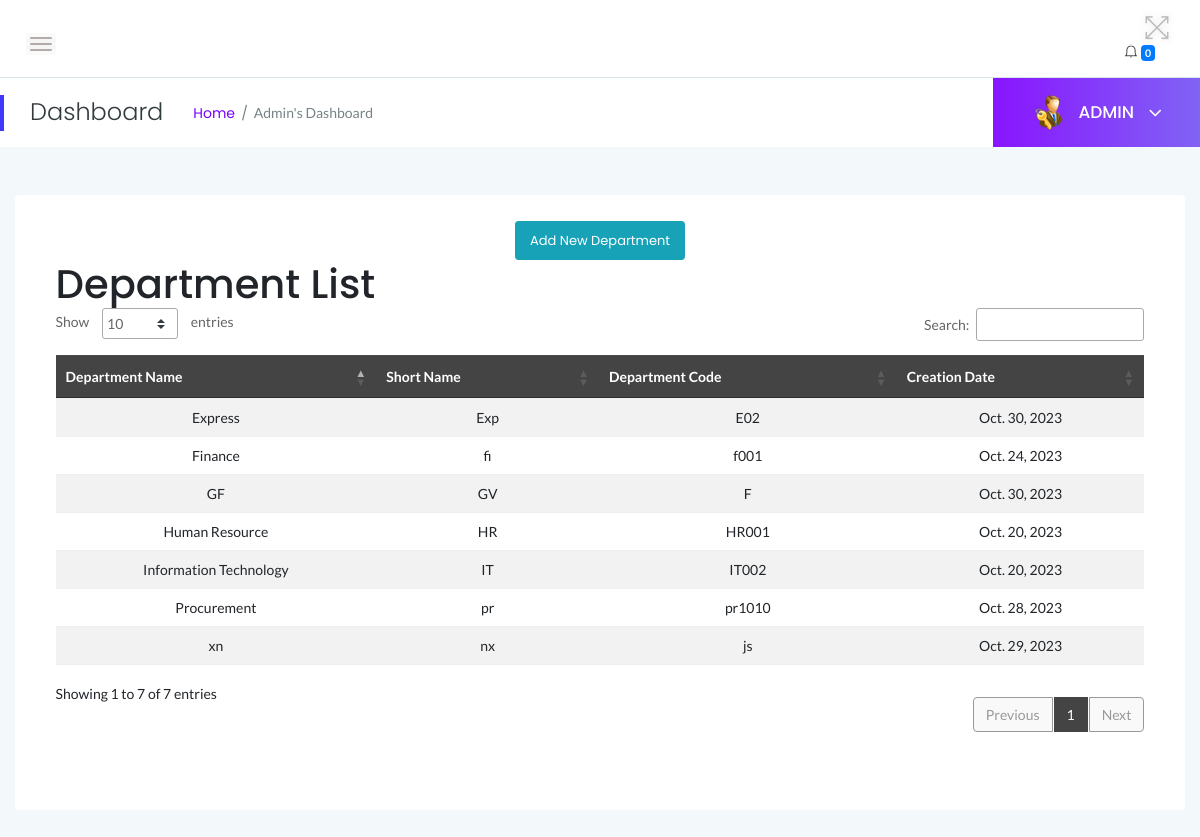
/myadmin/department (signed in), run on an earlier commit of the app's database.
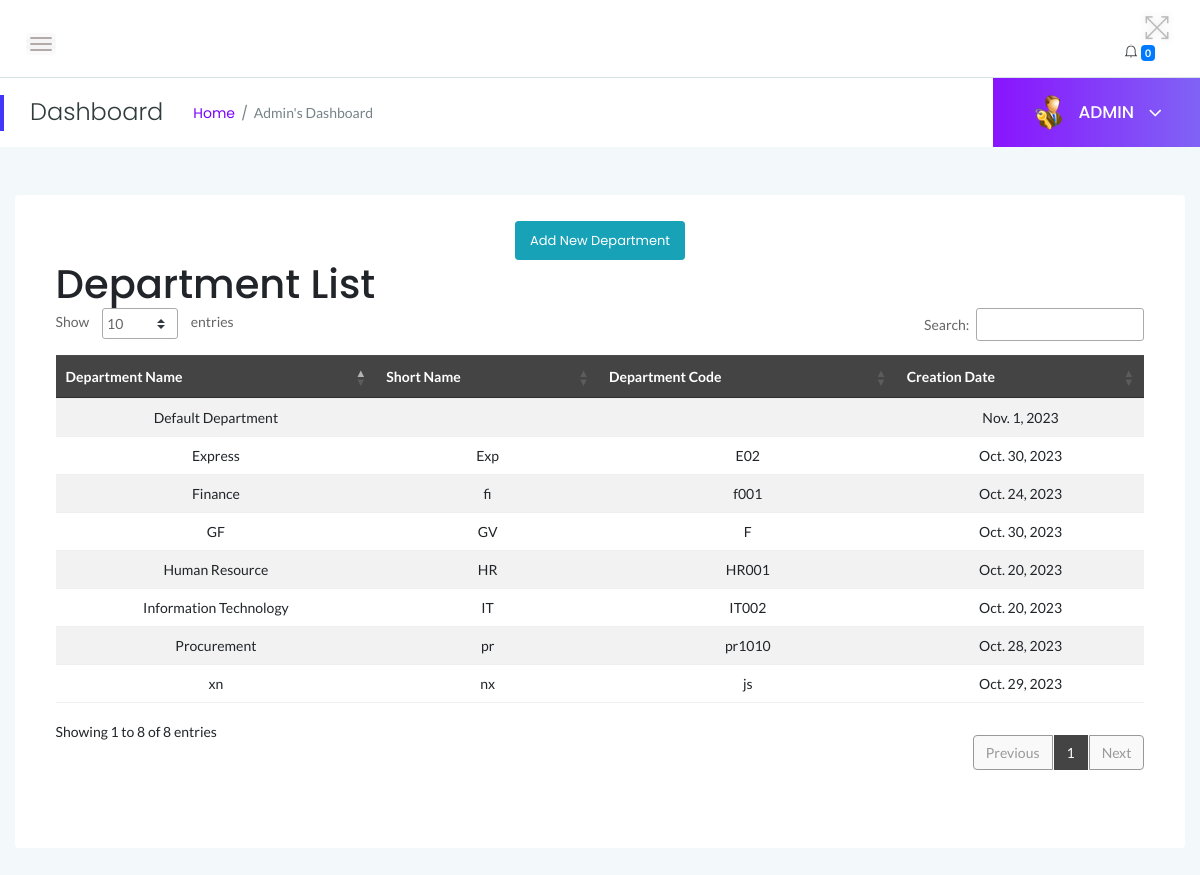
And on a later commit of the database.
### myadmin/models.py (models this page shows, shortened)
class Department(models.Model):
    department_name = models.CharField(max_length=255)
    department_shortname = models.CharField(max_length=50)
    department_code = models.CharField(max_length=10)
    CreationDate = models.DateField(auto_now_add=True)

### myadmin/views.py (the view, shortened to what this page needs)
# urls.py: path('department', views.department, name='department'),
@login_required
def department(request):
    departments = Department.objects.all()
    return render(request, 'admin/department_list.html', {'departments': departments})

### myadmin/templates/admin/department_list.html (shortened to what this page needs)
{% if user.is_authenticated %}
    {% load static %}
<!DOCTYPE html>
<html class="no-js" lang="en">
<head>
{% include 'admin/top.html' %}
</head>
<body>
{% include 'admin/sidebars.html' %}
            <div class="main-content-inner">
                            <div class="card-body">
                                <div class="data-tables datatable-dark">
                                    <center><a href="{% url 'myadmin:add_department' %}" class="btn btn-sm btn-info">Add New Department</a></center>    <h1>Department List</h1>
    <table id="dataTable3" class="table table-hover table-striped text-center">
        <thead class="text-capitalize">
            <tr>
                <th>Department Name</th>
                <th>Short Name</th>
                <th>Department Code</th>
                <th>Creation Date</th>
            </tr>
        </thead>
        <tbody>
            {% for department in departments %}
                <tr>
                    <td>{{ department.department_name }}</td>
                    <td>{{ department.department_shortname }}</td>
                    <td>{{ department.department_code }}</td>
                    <td>{{ department.CreationDate }}</td>
                </tr>
            {% endfor %}
        </tbody>
    </table>
                                </div>
                            </div>
                        </div>
                    </div>
                </div>
                </div>
            </div>
        </div>
    </div>
</body>
</html>
{% endif %}

What changed in the data, as far as the page shows it:
added Department: department_name "Default Department", CreationDate "Nov. 1, 2023"
Also different on the page:
text written by a page script: "Show entries Search: Showing 1 to 7 of 7 entries Previous 1 Next" → "Show entries Search: Showing 1 to 8 of 8 entries Previous 1 Next"
